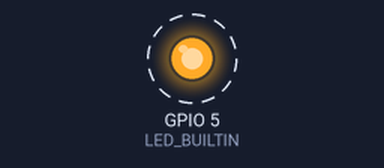
The sketch below on a simulated ESP32. On the bench: output pins drawn as LEDs (lit = HIGH). Dashed ring = blinking. What the sketch prints to the serial monitor is not drawn.

Above: at 0.5 s.
Timing chart, 0 to 4.6 s (numbered marks = the images above):
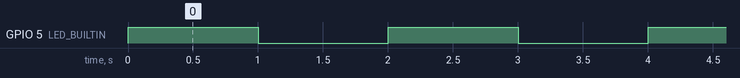

Measured:
- by itself, GPIO 5 (LED_BUILTIN): alternates HIGH for 1.0 s and LOW for 1.0 s

The sketch:

VisualMicro.ino
```cpp
/*
 Name:		VisualMicro.ino
 Created:	6/1/2019 8:49:35 AM
 Author:	gojimmypi
*/
#ifndef LED_BUILTIN
#define LED_BUILTIN 5
#endif // !LED_BUILTIN

// the setup function runs once when you press reset or power the board
void setup() {
	// initialize digital pin LED_BUILTIN as an output.
	pinMode(LED_BUILTIN, OUTPUT); // LED_BUILTIN = 5, this is D22 on the ULX3S
	Serial.begin(115200);
}

// the loop function runs over and over again until power down or reset
void loop() {
	Serial.print("Hello world! Blink on port = ");
	Serial.println(LED_BUILTIN);
	digitalWrite(LED_BUILTIN, HIGH);   // turn the LED on (HIGH is the voltage level)
	delay(1000);                       // wait for a second
	digitalWrite(LED_BUILTIN, LOW);    // turn the LED off by making the voltage LOW
	delay(1000);
}
```
